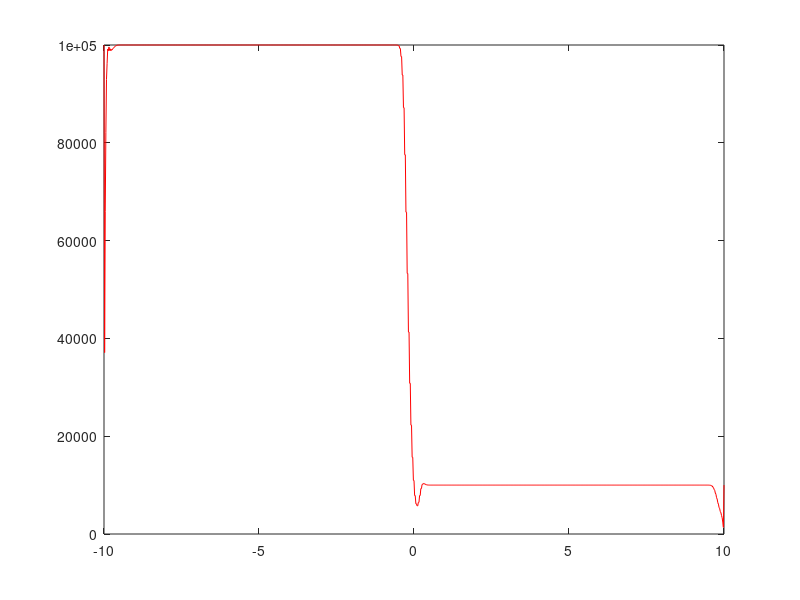
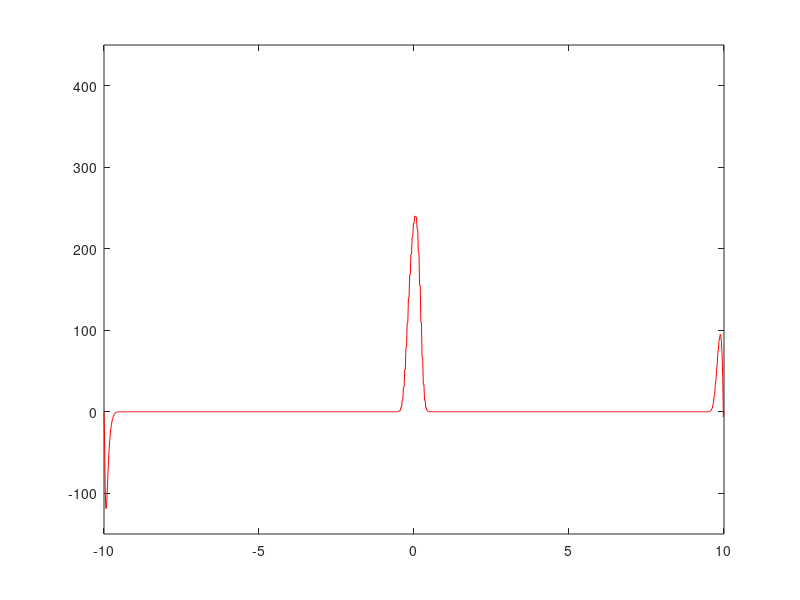
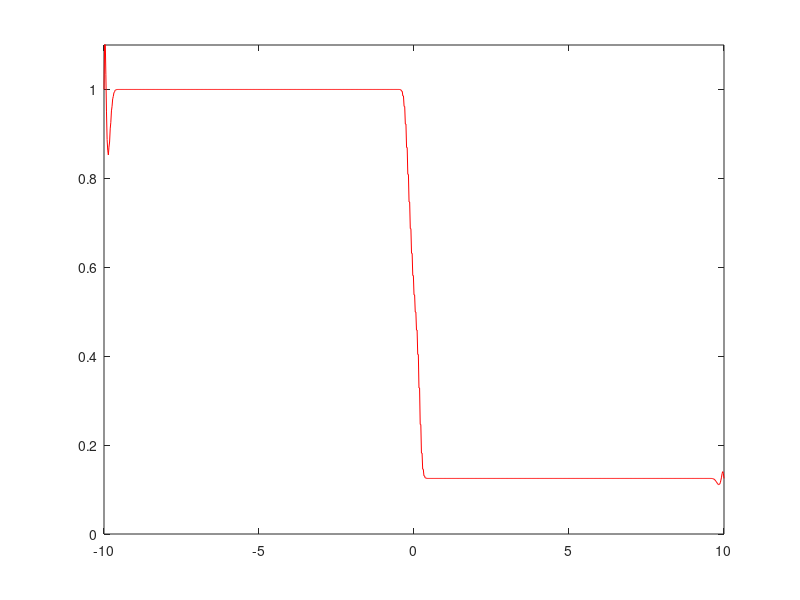

Source code (MATLAB) for these figures, in order:
clear all;
close all;
clc;

R=287;
%Cv=717;
gamma=1.4;
rhol=1;
Ul=0;
Pl=100000;

rhor=0.125;
Ur=0;
Pr=10000;

c=1000;
delx=20/c;
delt=.0004278;
lambda=.001069;


for i=1:1:c+1
x(i)=-10+(i-1)*delx;
end

for i=1:1:c+1

if (x(i)<0)

rho(1,i)=rhol;
u(1,i)=Ul;
p(1,i)=Pl;

else
rho(1,i)=rhor;
u(1,i)=Ur;
p(1,i)=Pr;
end
end

for i=1:1:c+1

mom(1,i)=rho(1,i)*u(1,i);
%t(1,i)=p(1,i)/(rho(1,i)*R);
e(1,i)=p(1,i)/((gamma-1)*rho(1,i));
energ(1,i)=(e(1,i)+.5*u(1,i)^2);
energrho(1,i)=energ(1,i)*rho(1,i);
end

for n=2:1:30

for i=2:1:c

rho(n,i)= .5*(rho(n-1,i-1)+ rho(n-1,i+1))-.5*lambda*(u(n-1,i+1)*rho(n-1,i+1)-u(n-1,i-1)*rho(n-1,i-1));
mom(n,i)= .5*(mom(n-1,i-1)+ mom(n-1,i+1))-.5*lambda*(u(n-1,i+1)*mom(n-1,i+1)+p(n-1,i+1)-p(n-1,i-1)-u(n-1,i-1)*mom(n-1,i-1));
energrho(n,i)= .5*(energrho(n-1,i-1)+energrho(n-1,i+1))-.5*lambda*((u(n-1,i+1)*energrho(n-1,i+1)+p(n-1,i+1)*u(n-1,i+1) - u(n-1,i-1)*energrho(n-1,i-1)+p(n-1,i-1)*u(n-1,i-1))); 

energ(n,i)=energrho(n,i)/rho(n,i);
u(n,i)=mom(n,i)/rho(n,i);
e(n,i)=energ(n,i)-.5*u(n,i)^2;
%t(n,i)=e(n,i)/Cv;
p(n,i)=(gamma-1)*rho(n,i)*e(n,i);

end


rho(n,1)=rho(1,1);
rho(n,c+1)=rho(1,c+1);
mom(n,1)=mom(1,1);
mom(n,c+1)=mom(1,c+1); 
e(n,1)=e(1,1);
e(n,c+1)=e(1,c+1);
%t(n,1)=t(n,2);
%t(n,1)=e(n,1)/Cv;
%t(n,c+1)=t(n,c);
%t(n,c+1)=e(n,c+1)/Cv;
p(n,1)=p(1,1);
%p(n,1)=rho(n,1)*R*t(n,1);
p(n,c+1)=p(1,c+1);
%p(n,c+1)=rho(n,c+1)*R*t(n,c+1);
u(n,1)=u(1,1);
%u(n,1)=mom(n,1)/rho(n,1);
u(n,c+1)=u(1,c+1);
%u(n,c+1)=mom(n,c+1)/rho(n,c+1);

end


figure(1)
t=plot(x,p(30,: ),'r');
axis([-10 10 0 100000])

figure(2)
t=plot(x,u(30,: ),'r');
axis([-10 10 -150 450])

figure(3)
t=plot(x,rho(25,: ),'r');
axis([-10 10 0 1.1])